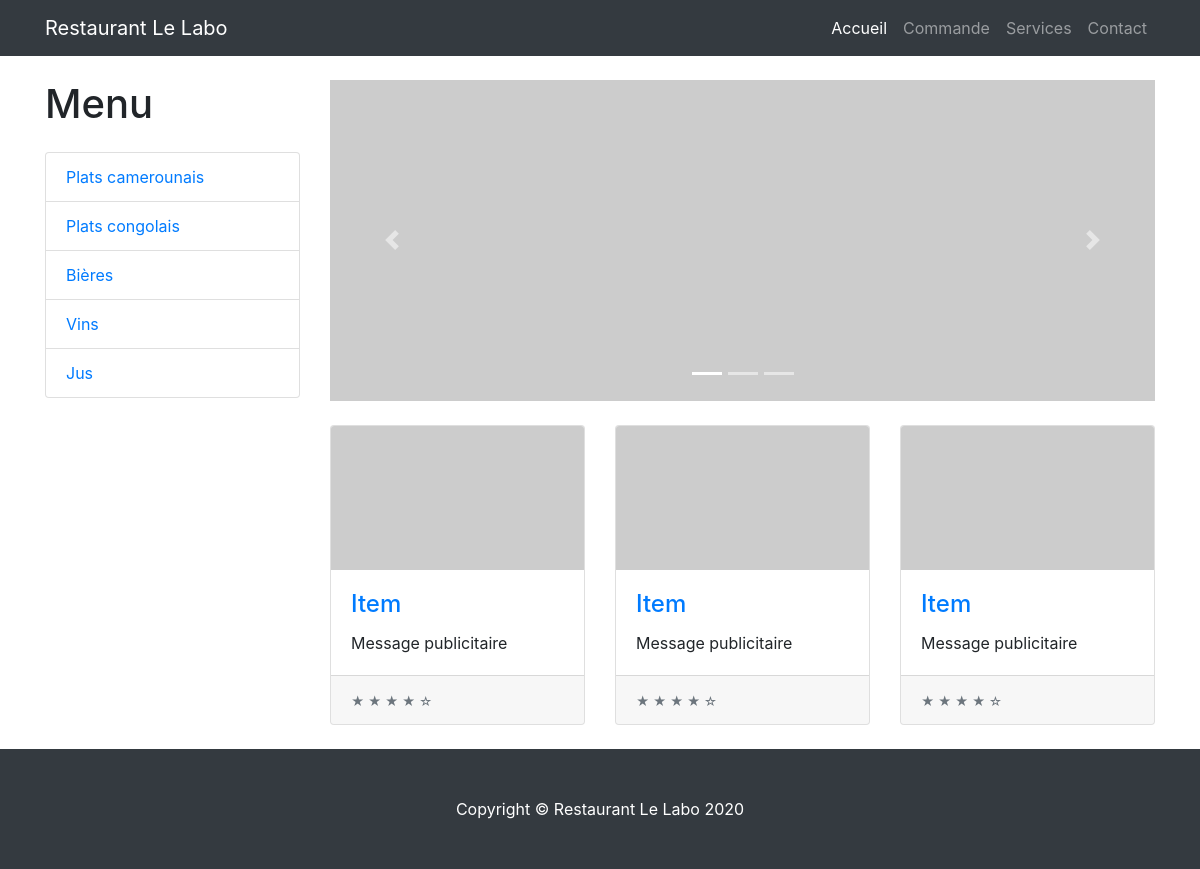
The page /menus/ on the database its author committed.
### restaurant/models.py (models this page shows, shortened)
class Menu(models.Model):
    nom         = models.CharField(max_length=30, unique=True)
    description = models.CharField(max_length=100)
    slug        = models.SlugField(blank=True, null=True)

### restaurant/views.py (the view)
# urls.py: 2. Add a URL to urlpatterns:  path('', views.home, name='home')
def home(request):
    menus = Menu.objects.all()
    return render(request, 'home.html', {'menus': menus})

### qr_code/qrcode/serve.py (called while the page is built)
def _get_default_url_protection_options():
    return {
        constants.TOKEN_LENGTH: 20,
        constants.SIGNING_KEY: settings.SECRET_KEY,
        constants.SIGNING_SALT: 'qr_code_url_protection_salt',
        constants.ALLOWS_EXTERNAL_REQUESTS_FOR_REGISTERED_USER: False
    }

def _get_url_protection_settings():
    if hasattr(settings, 'QR_CODE_URL_PROTECTION') and isinstance(settings.QR_CODE_URL_PROTECTION, Mapping):
        return settings.QR_CODE_URL_PROTECTION

def get_url_protection_options():
    options = _get_default_url_protection_options()
    settings_options = _get_url_protection_settings()
    if settings_options is not None:
        options.update(settings.QR_CODE_URL_PROTECTION)
    return options

def _make_random_token():
    url_protection_options = get_url_protection_options()
    return get_random_string(url_protection_options[constants.TOKEN_LENGTH])

### qr_code/qrcode/utils.py (called while the page is built)
    def setup_options_from_kwargs(self, kwargs):
        for key, value in kwargs.items():
            if key in self._qr_code_options:
                self._qr_code_options[key] = value
            else:
                raise ValueError(_("The option '%s' is not a valid option for a QR code.") % key)

### templates/home.html (shortened to what this page needs)
{% extends 'base.html' %}
{% block content %}
  <div class="row">
      <div class="col-lg-3">
      <h1 class="my-4">Menu </h1>
      <div class="list-group">
        {% for menu in menus %}
          <a class="list-group-item" href="{% url 'restaurant:menus_produit' menu.slug %}">{{ menu.nom }}</a>
        {% endfor %}
      </div>
      </div>
    <div class="col-lg-9">
      <div id="carouselExampleIndicators" class="carousel slide my-4" data-ride="carousel">
        <ol class="carousel-indicators">
          <li data-target="#carouselExampleIndicators" data-slide-to="0" class="active"></li>
          <li data-target="#carouselExampleIndicators" data-slide-to="1"></li>
          <li data-target="#carouselExampleIndicators" data-slide-to="2"></li>
        </ol>
        <div class="carousel-inner" role="listbox">
          <div class="carousel-item active">
            <img class="d-block img-fluid" src="http://placehold.it/900x350" alt="First slide">
          </div>
        </div>
        <a class="carousel-control-prev" href="#carouselExampleIndicators" role="button" data-slide="prev">
          <span class="carousel-control-prev-icon" aria-hidden="true"></span>
        </a>
        <a class="carousel-control-next" href="#carouselExampleIndicators" role="button" data-slide="next">
          <span class="carousel-control-next-icon" aria-hidden="true"></span>
        </a>
      </div>
      <div class="row">
        <div class="col-lg-4 col-md-6 mb-4">
          <div class="card h-100">
            <a href="#"><img class="card-img-top" src="http://placehold.it/700x400" alt=""></a>
            <div class="card-body">
              <h4 class="card-title">
                <a href="#">Item</a>
              </h4>
              <p class="card-text">Message publicitaire</p>
            </div>
            <div class="card-footer">
              <small class="text-muted">&#9733; &#9733; &#9733; &#9733; &#9734;</small>
            </div>
          </div>
        </div>
        <div class="col-lg-4 col-md-6 mb-4">
          <div class="card h-100">
            <a href="#"><img class="card-img-top" src="http://placehold.it/700x400" alt=""></a>
            <div class="card-body">
              <h4 class="card-title">
                <a href="#">Item </a>
              </h4>
              <p class="card-text">Message publicitaire</p>
            </div>
            <div class="card-footer">
              <small class="text-muted">&#9733; &#9733; &#9733; &#9733; &#9734;</small>
            </div>
          </div>
        </div>
        <div class="col-lg-4 col-md-6 mb-4">
          <div class="card h-100">
            <a href="#"><img class="card-img-top" src="http://placehold.it/700x400" alt=""></a>
            <div class="card-body">
              <h4 class="card-title">
                <a href="#">Item </a>
              </h4>
              <p class="card-text">Message publicitaire</p>
            </div>
            <div class="card-footer">
              <small class="text-muted">&#9733; &#9733; &#9733; &#9733; &#9734;</small>
            </div>
          </div>
        </div>
      </div>
    </div>
  </div>
{% endblock %}

### static/css/style.css (style rules this page uses)
body { padding-top: 56px; }

### rows shown on the page
Menu: nom "Plats camerounais"
Menu: nom "Plats congolais"
Menu: nom "Bières"
Menu: nom "Vins"
Menu: nom "Jus"
